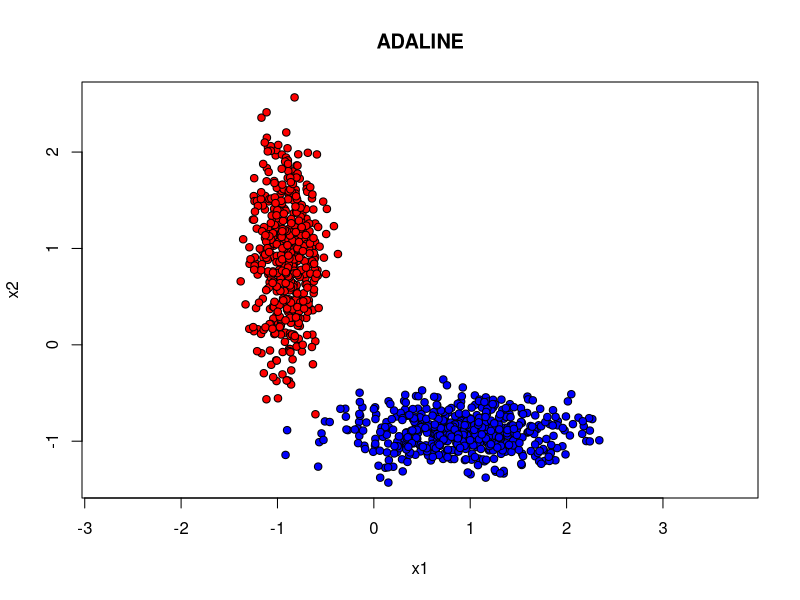

This figure's R source: (Note: a time limit stopped this script after it produced the figure.)
library(MASS)
trainingSampleNormalization <- function(xl)
{
  n <- dim(xl)[2] - 1 
  for(i in 1:n)
  {
    xl[, i] <- (xl[, i] - mean(xl[, i])) / sd(xl[, i])
  }
  return (xl)
}

## Добавление колонки для из -1 для w0
trainingSamplePrepare <- function(xl)
{
  l <- dim(xl)[1]
  n <- dim(xl)[2] - 1
  xl <- cbind(xl[, 1:n], seq(from = -1, to = -1,
                             length.out = l), xl[, n + 1])
}

## Квадратичная функция потерь
lossQuad <- function(x)
{
  return ((x-1)^2)
}

# Стохастический градиент для ADALINE
sg.ADALINE <- function(xl, eta = 1, lambda = 1/6)
{
  l <- dim(xl)[1]
  n <- dim(xl)[2] - 1
  w <- c(1/2, 1/2, 1/2)
  iterCount <- 0
  
  # инициализация Q
  Q <- 0
  for (i in 1:l)
  {
    # вычисление скалярного произведения <w,x>
    wx <- sum(w * xl[i, 1:n])
    # вычисление отступа
    margin <- wx * xl[i, n + 1]
    
    Q <- Q + lossQuad(margin)
  }
  
  repeat
  {
    # вычисление отступа для все объектов обучаемой выборки
    margins <- array(dim = l)
    for (i in 1:l)
    {
      xi <- xl[i, 1:n]
      yi <- xl[i, n + 1]
      
      margins[i] <- crossprod(w, xi) * yi
    }
    
    # выбор ошибочных объектов
    errorIndexes <- which(margins <= 0)
    
    if (length(errorIndexes) > 0)
    {
      # случайный выбор индексов из ошибок
      i <- sample(errorIndexes, 1)
      iterCount <- iterCount + 1
      
      xi <- xl[i, 1:n]
      yi <- xl[i, n + 1]
      
      #  скалярное произведение <w,xi>
      wx <- sum(w * xi)
      
      # шаг градиента
      margin <- wx * yi
      
      # вычисление ошибок
      ex <- lossQuad(margin)
      eta <- 1 / sqrt(sum(xi * xi))
      w <- w - eta * (wx - yi) * xi
      
      # вычисление нового Q
      Qprev <- Q
      Q <- (1 - lambda) * Q + lambda * ex
    }
    else
    {
      break
    }
  }
  return (w)
}

# Кол-во объектов в каждом классе
ObjectsCountOfEachClass <- 500
## обучающие данные

Sigma1 <- matrix(c(1, 0, 0, 10), 2, 2)
Sigma2 <- matrix(c(10, 0, 0, 1), 2, 2)

xy1 <- mvrnorm(n=ObjectsCountOfEachClass, c(0, 0), Sigma1)
xy2 <- mvrnorm(n=ObjectsCountOfEachClass, c(10, -10),
               Sigma2)
xl <- rbind(cbind(xy1, -1), cbind(xy2, +1))
colors <- c("red", "white","blue")
## Нормализация данных
xlNorm <- trainingSampleNormalization(xl)
xlNorm <- trainingSamplePrepare(xlNorm)
## Отображение данных
## ADALINE
plot(xlNorm[, 1], xlNorm[, 2], pch = 21, bg = colors[xl[,3]
                                                     + 2], asp = 1, xlab = "x1", ylab = "x2", main = "ADALINE")
w <- sg.ADALINE(xlNorm)
abline(a = w[3] / w[2], b = -w[1] / w[2], lwd = 3, col =
"red")
